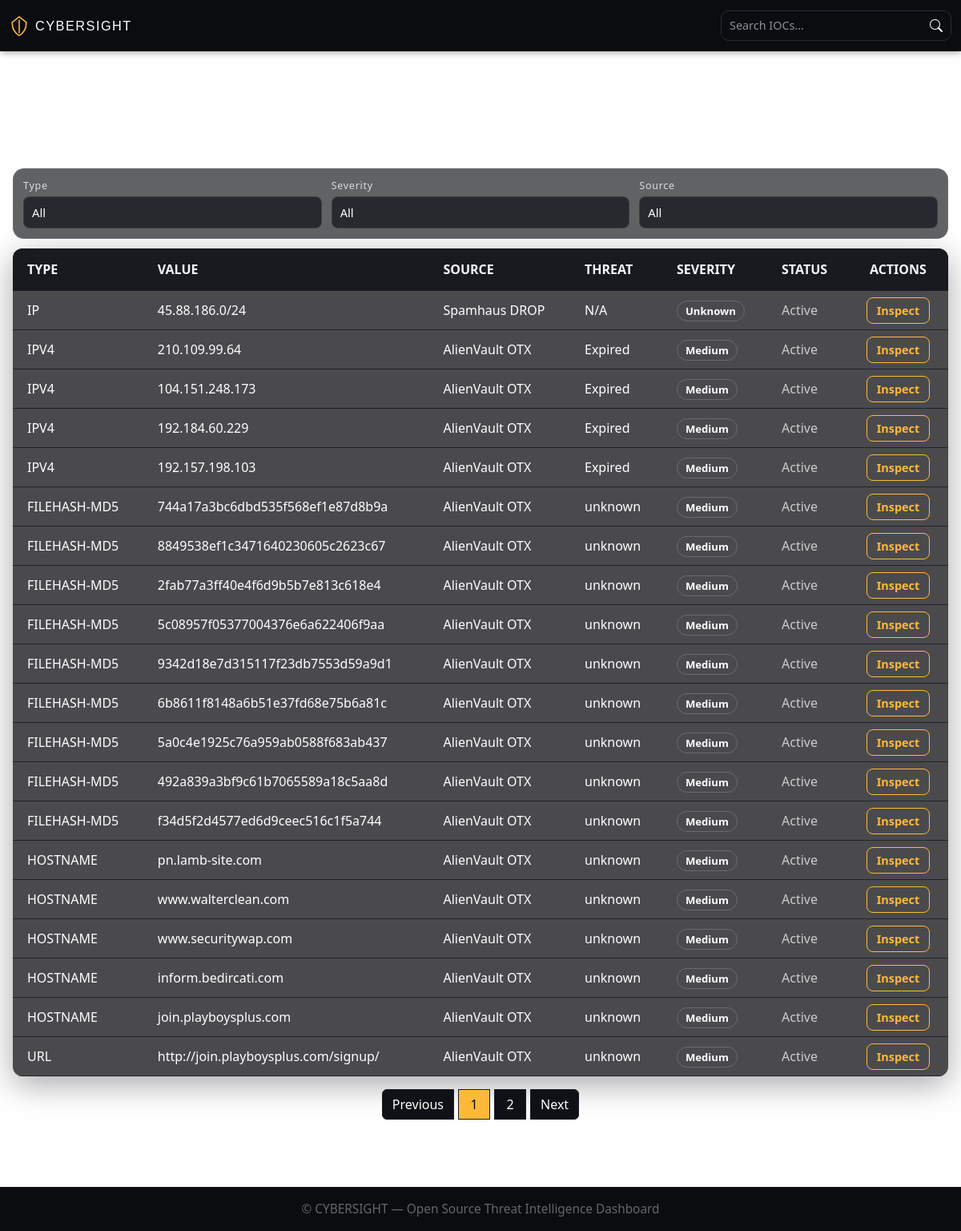
The page /iocs on the database its author committed.
### app/models.py (models this page shows)
class IOC(db.Model):
    id = db.Column(db.Integer, primary_key=True)
    type = db.Column(db.String(20), nullable=False)
    value = db.Column(db.String(256), unique=True, nullable=False)
    source = db.Column(db.String(50), nullable=False)
    first_seen = db.Column(db.DateTime, default=datetime.utcnow)
    last_seen = db.Column(db.DateTime, default=datetime.utcnow)
    threat_type = db.Column(db.String(100))
    description = db.Column(db.Text)
    is_active = db.Column(db.Boolean, default=True)
    severity = db.Column(db.String(20))
    virustotal_score = db.Column(db.Integer)
    abuseipdb_score = db.Column(db.Integer)
    enriched = db.Column(db.Boolean, default=False)

### app/routes.py (the view, shortened to what this page needs)
@bp.route('/iocs')
def iocs_list():
    page = request.args.get('page', 1, type=int)
    ioc_type = request.args.get('type', 'all').lower()
    severity = request.args.get('severity', 'all')
    source = request.args.get('source', '')
    query = request.args.get('q', '')
    iocs_query = IOC.query
    HASH_TYPES = ['filehash-md5', 'filehash-sha1', 'filehash-sha256', 'hash']
    if severity not in ['all', '', None]:
        iocs_query = iocs_query.filter(func.lower(IOC.severity) == severity.lower())
    if source and source.strip().lower() not in ['', 'all sources', 'all']:
        iocs_query = iocs_query.filter(func.lower(IOC.source).like(f"%{source.lower()}%"))
    if query and query.strip() != '':
        iocs_query = iocs_query.filter(IOC.value.ilike(f"%{query}%"))
    iocs = iocs_query.order_by(IOC.last_seen.desc()).paginate(page=page, per_page=20)
    raw_types = set(t[0].lower() for t in IOC.query.with_entities(IOC.type).distinct() if t[0])
    allowed_types = []
    if 'ip' in raw_types or 'ipv4' in raw_types:
        allowed_types.append('ip')
    if any(t in raw_types for t in [h.lower() for h in HASH_TYPES]):
        allowed_types.append('hash')
    if 'domain' in raw_types:
        allowed_types.append('domain')
    if 'url' in raw_types:
        allowed_types.append('url')
    ioc_types = ['all'] + allowed_types
    severities = ['all', 'low', 'medium', 'high', 'unknown']
    real_sources = [s[0] for s in IOC.query.with_entities(IOC.source).distinct() if s[0] and s[0].lower() != 'manual']
    sources = sorted(set(real_sources))
    last_ioc = IOC.query.order_by(IOC.last_seen.desc()).first()
    last_updated = last_ioc.last_seen.strftime('%Y-%m-%d %H:%M:%S') if last_ioc else ''
    window = 3
    start_page = max(1, iocs.page - window)
    end_page = min(iocs.pages, iocs.page + window)
    return render_template(
        'iocs.html',
        iocs=iocs,
        ioc_type=ioc_type,
        severity=severity,
        source=source,
        query=query,
        ioc_types=ioc_types,
        severities=severities,
        sources=sources,
        last_updated=last_updated,
        start_page=start_page,
        end_page=end_page
    )

### app/utils.py (called while the page is built)
def vt_url_id(raw_url: str) -> str:
    if not raw_url:
        return ""
    return base64.urlsafe_b64encode(raw_url.encode()).decode().strip("=")

### app/templates/iocs.html (shortened to what this page needs)
{% extends "base.html" %}
{% block content %}
<video autoplay muted loop playsinline class="background-video">
  <source src="{{ url_for('static', filename='video/cyber-loop.mp4') }}" type="video/mp4">
</video>
<div class="iocpage-wrap" style="position:relative; z-index:1;">
  <h1 class="iocpage-title">Threat Intelligence Feed</h1>
  <form method="get" class="ioc-filters iocfilters-glass" id="iocFilterForm">
    <div class="iocfilters-grid">
      <label class="iocfilters-field">
        <span class="iocfilters-label">Type</span>
        <select class="iocfilters-input" name="type" onchange="submitFilter()">
          {% for t in ioc_types %}
            <option value="{{ t }}" {% if ioc_type==t %}selected{% endif %}>{{ t|capitalize }}</option>
          {% endfor %}
        </select>
      </label>
      <label class="iocfilters-field">
        <span class="iocfilters-label">Severity</span>
        <select class="iocfilters-input" name="severity" onchange="submitFilter()">
          {% for s in severities %}
            <option value="{{ s }}" {% if severity==s %}selected{% endif %}>{{ s|capitalize }}</option>
          {% endfor %}
        </select>
      </label>
      <label class="iocfilters-field">
        <span class="iocfilters-label">Source</span>
        <select class="iocfilters-input" name="source" onchange="submitFilter()">
          <option value="">All</option>
        </select>
      </label>
    </div>
  </form>
  <div class="ioc-table-responsive iocpage-table-outer" id="iocTableContainer">
    <table class="ioc-table iocpage-table">
      <thead>
        <tr>
          <th>TYPE</th>
          <th>VALUE</th>
          <th>SOURCE</th>
          <th>THREAT</th>
          <th>SEVERITY</th>
          <th>STATUS</th>
          <th style="text-align:center;">ACTIONS</th>
        </tr>
      </thead>
      <tbody>
        {% for ioc in iocs.items %}
        <tr>
          <td>{{ ioc.type|upper }}</td>
          <td class="iocpage-value">{{ ioc.value }}</td>
          <td>{{ ioc.source }}</td>
          <td>{{ ioc.threat_type or 'N/A' }}</td>
          <td><span class="ioc-badge ioc-badge-neutral">{{ (ioc.severity or 'unknown')|capitalize }}</span></td>
          <td><span class="ioc-status">{{ 'Active' if ioc.is_active else 'Inactive' }}</span></td>
          <td style="text-align:center;">
            {% if ioc.type.lower() in ['ip', 'ipv4'] %}
              <a href="https://www.virustotal.com/gui/ip-address/{{ ioc.value }}" class="btn-outline-accent" target="_blank">Inspect</a>
            {% elif ioc.type.lower() == 'domain' %}
              <a href="https://www.virustotal.com/gui/domain/{{ ioc.value }}" class="btn-outline-accent" target="_blank">Inspect</a>
            {% elif ioc.type.lower() == 'url' %}
               <a href="https://www.virustotal.com/gui/url/{{ vt_url_id(ioc.value) }}" class="btn-outline-accent" target="_blank">Inspect</a>
            {% elif ioc.type.lower() in ['filehash-md5', 'filehash-sha1', 'filehash-sha256', 'hash'] %}
              <a href="https://www.virustotal.com/gui/file/{{ ioc.value }}" class="btn-outline-accent" target="_blank">Inspect</a>
            {% else %}
              <a href="https://www.virustotal.com/gui/search/{{ ioc.value }}" class="btn-outline-accent" target="_blank">Inspect</a>
            {% endif %}
          </td>
        </tr>
        {% else %}
        <tr><td colspan="7" class="text-center text-light">No records found.</td></tr>
        {% endfor %}
      </tbody>
    </table>
  </div>
  {% set current = iocs.page %}
  {% set total = iocs.pages %}
  {% set start = 1 if current-1 < 1 else current-1 %}
  {% set end = total if current+1 > total else current+1 %}
  <nav aria-label="IOC pagination" class="pagination-wrap">
    <ul class="pagination justify-content-center flex-wrap">
      <li class="page-item {% if not iocs.has_prev %}disabled{% endif %}">
        <a class="page-link" href="{{ url_for('main.iocs_list', page=iocs.prev_num if iocs.has_prev else 1, type=ioc_type, severity=severity, source=source, q=request.args.get('q','')) }}">Previous</a>
      </li>
      {% for p in range(start, end + 1) %}
        <li class="page-item {% if p == current %}active{% endif %}">
          <a class="page-link" href="{{ url_for('main.iocs_list', page=p, type=ioc_type, severity=severity, source=source, q=request.args.get('q','')) }}">{{ p }}</a>
        </li>
      {% endfor %}
      <li class="page-item {% if not iocs.has_next %}disabled{% endif %}">
        <a class="page-link" href="{{ url_for('main.iocs_list', page=iocs.next_num if iocs.has_next else total, type=ioc_type, severity=severity, source=source, q=request.args.get('q','')) }}">Next</a>
      </li>
    </ul>
  </nav>
</div>
{% endblock %}

### app/templates/base.html (shortened to what this page needs)
<!DOCTYPE html>
<html lang="en">
<head>
  <link rel="stylesheet" href="{{ url_for('static', filename='css/style.css') }}">
  <link href="https://cdn.jsdelivr.net/npm/bootstrap@5.3.2/dist/css/bootstrap.min.css" rel="stylesheet">
  <link href="https://cdn.jsdelivr.net/npm/bootstrap-icons@1.11.1/font/bootstrap-icons.css" rel="stylesheet">
</head>
<body>
  <nav class="navbar" style="background:#0A0C10; box-shadow:0 2px 8px #0005;">
    <div class="container-fluid navbar-inner custom-navbar-inner">
      <div class="d-flex align-items-center navbar-left">
        <svg class="navbar-logo-svg" width="24" height="28" viewBox="0 0 38 43" aria-hidden="true">
          <path d="M19 41 Q5 33 5 15 L19 4 L33 15 Q33 33 19 41 Z" fill="none" stroke="#FFB938" stroke-width="2.5"/>
          <path d="M19 10 L19 36" stroke="#FFB938" stroke-width="2.5"/>
        </svg>
        <span class="navbar-title">
          <a href="{{ url_for('main.index') }}" class="cybersight-navbar-title">CYBERSIGHT</a>
        </span>
      </div>
      <form class="navbar-search" action="{{ url_for('main.iocs_list') }}" method="GET" role="search">
        <input type="text" name="q" placeholder="Search IOCs..." value="{{ request.args.get('q','') }}">
        <button type="submit" aria-label="Search"><i class="bi bi-search"></i></button>
      </form>
    </div>
  </nav>
  <main>
    <div class="container-fluid px-0">
      {% block content %}{% endblock %}
    </div>
  </main>
  <footer class="app-footer">
    &copy; {{ current_year }} CYBERSIGHT — Open Source Threat Intelligence Dashboard
  </footer>
</body>
</html>

### app/static/css/style.css (style rules this page uses)
:root { --accent-color:#FFB938; --text-light:#DADCE1; --card-bg:rgba(25,27,34,.82); --nav-bg:#0A0C10; }
html, body { margin: 0; padding: 0; min-height: 100vh; background-color: #000; color: var(--text-light); overflow-x: hidden; }
.background-video { position:fixed;top:0;left:0;width:100%;height:100%;object-fit:cover;z-index:0;pointer-events:none }
.navbar { position:sticky;top:0;z-index:5;background-color: #000000; }
.navbar-inner,.custom-navbar-inner { display:flex;align-items:center;justify-content:space-between!important;padding:.30rem .85rem;background:var(--nav-bg)!important }
.navbar-logo-svg { margin-right:8px }
.navbar-title,.navbar-title a,.cybersight-navbar-title { font-family:'Technovier',Arial,sans-serif;font-size:1.02rem!important;font-weight:400;color:#fff!important;letter-spacing:.09em;text-decoration:none }
.navbar-search { display:flex;align-items:center;background:var(--nav-bg);border:1px solid #2a2d33;border-radius:10px;overflow:hidden;width:clamp(190px,24vw,320px);margin-left:auto }
.navbar-search input { border:none;outline:none;padding:7px 10px;font-size:.9rem;background:transparent;color:#fff;width:100% }
.navbar-search input::placeholder { color:#8a8f98 }
.navbar-search button { background:transparent;border:none;padding:6px 10px;cursor:pointer }
.navbar-search button i { color:#fff }
.iocpage-wrap { max-width:1200px;margin:84px auto;padding:0 16px;position:relative;z-index:1 }
.iocpage-title { color:#fff;text-align:center;margin-bottom:14px;font-family:'Technovier',Arial,sans-serif;letter-spacing:.14em }
.iocfilters-glass { background:rgba(12,14,18,.65);border:1px solid rgba(255,255,255,.08);border-radius:14px;backdrop-filter:blur(6px);padding:12px;margin:0 auto 12px;width:100%;max-width:1200px }
.iocfilters-grid { display:grid;grid-template-columns:repeat(3,1fr);gap:12px }
.iocfilters-field { display:flex;flex-direction:column;gap:4px }
.iocfilters-label { color:#d9dbe0;font-size:.78rem;letter-spacing:.06em }
.iocfilters-input { appearance:none;background:rgba(30,32,38,.85);color:#fff;border:1px solid rgba(255,255,255,.10);border-radius:8px;padding:8px 10px;font-size:.92rem;outline:none;width:100% }
.iocpage-table { width:100%;border-collapse:collapse;background:rgba(11,12,15,.74);color:#fff;border-radius:12px;overflow:hidden;box-shadow:0 10px 40px rgba(0,0,0,.35) }
.iocpage-table thead th { background:rgba(15,17,22,.82);color:#f5f7fb;padding:14px 18px;border-bottom:1px solid rgba(26,29,36,.8) }
.iocpage-table td { padding:12px 18px;border-bottom:1px solid rgba(23,26,32,.8) }
.ioc-badge,.ioc-badge-neutral,.badge-high,.badge-medium,.badge-unknown { background:transparent!important;color:#ffffff!important;border:1px solid rgba(255,255,255,.18);padding:3px 10px;border-radius:9999px;font-weight:600;font-size:.82rem }
.ioc-status { color:#ccc }
.btn-outline-accent { background:transparent;color:var(--accent-color)!important;border:1px solid var(--accent-color);padding:6px 12px;border-radius:8px;font-weight:700;font-size:.9rem;text-decoration:none!important;transition:all .12s ease }
.iocpage-table-outer { opacity:0;transition:opacity .22s ease-in-out }
.iocpage-table-outer.loaded { opacity:1 }
.pagination-wrap { margin-top:16px }
.pagination { gap:6px;flex-wrap:wrap }
.page-link { background:#0f1116!important;color:#fff!important;border:1px solid #1a1d24!important;min-width:40px;text-align:center }
.page-item.active .page-link { background:var(--accent-color)!important;color:#0A0C10!important }
.app-footer { color:#666;background:#0A0C10;text-align:center;padding:16px 0;font-size:.96em;margin-top:60px;position:relative;z-index:2 }

### app/templates/base.html (style rules this page uses)
html,body { background:#000;color:#DADCE1 }

### rows shown on the page
IOC: type "IP", value "45.88.186.0/24", source "Spamhaus DROP", threat_type "N/A", severity "Unknown", is_active "Active"
IOC: type "IPV4", value "210.109.99.64", source "AlienVault OTX", threat_type "Expired", severity "Medium", is_active "Active"
IOC: type "IPV4", value "104.151.248.173", source "AlienVault OTX", threat_type "Expired", severity "Medium", is_active "Active"
IOC: type "IPV4", value "192.184.60.229", source "AlienVault OTX", threat_type "Expired", severity "Medium", is_active "Active"
IOC: type "IPV4", value "192.157.198.103", source "AlienVault OTX", threat_type "Expired", severity "Medium", is_active "Active"
IOC: type "FILEHASH-MD5", value "744a17a3bc6dbd535f568ef1e87d8b9a", source "AlienVault OTX", threat_type "unknown", severity "Medium", is_active "Active"
IOC: type "FILEHASH-MD5", value "8849538ef1c3471640230605c2623c67", source "AlienVault OTX", threat_type "unknown", severity "Medium", is_active "Active"
IOC: type "FILEHASH-MD5", value "2fab77a3ff40e4f6d9b5b7e813c618e4", source "AlienVault OTX", threat_type "unknown", severity "Medium", is_active "Active"
IOC: type "FILEHASH-MD5", value "5c08957f05377004376e6a622406f9aa", source "AlienVault OTX", threat_type "unknown", severity "Medium", is_active "Active"
IOC: type "FILEHASH-MD5", value "9342d18e7d315117f23db7553d59a9d1", source "AlienVault OTX", threat_type "unknown", severity "Medium", is_active "Active"
IOC: type "FILEHASH-MD5", value "6b8611f8148a6b51e37fd68e75b6a81c", source "AlienVault OTX", threat_type "unknown", severity "Medium", is_active "Active"
IOC: type "FILEHASH-MD5", value "5a0c4e1925c76a959ab0588f683ab437", source "AlienVault OTX", threat_type "unknown", severity "Medium", is_active "Active"
IOC: type "FILEHASH-MD5", value "492a839a3bf9c61b7065589a18c5aa8d", source "AlienVault OTX", threat_type "unknown", severity "Medium", is_active "Active"
IOC: type "FILEHASH-MD5", value "f34d5f2d4577ed6d9ceec516c1f5a744", source "AlienVault OTX", threat_type "unknown", severity "Medium", is_active "Active"
IOC: type "HOSTNAME", value "pn.lamb-site.com", source "AlienVault OTX", threat_type "unknown", severity "Medium", is_active "Active"
IOC: type "HOSTNAME", value "www.walterclean.com", source "AlienVault OTX", threat_type "unknown", severity "Medium", is_active "Active"
IOC: type "HOSTNAME", value "www.securitywap.com", source "AlienVault OTX", threat_type "unknown", severity "Medium", is_active "Active"
IOC: type "HOSTNAME", value "inform.bedircati.com", source "AlienVault OTX", threat_type "unknown", severity "Medium", is_active "Active"
IOC: type "HOSTNAME", value "join.playboysplus.com", source "AlienVault OTX", threat_type "unknown", severity "Medium", is_active "Active"
IOC: type "URL", value "http://join.playboysplus.com/signup/", source "AlienVault OTX", threat_type "unknown", severity "Medium", is_active "Active"

### other values the page prints
{{ p }} "1" "2"
form field type "All"
form field severity "All"
